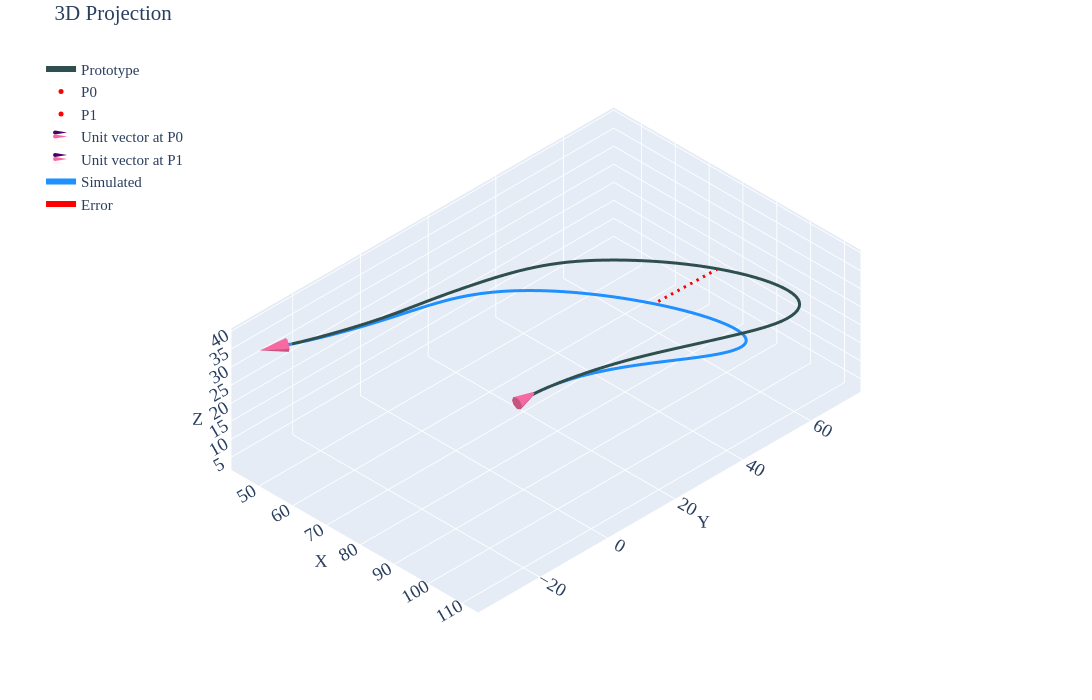

This figure's notebook cell:
### Code cell
#| label: p2c3

gravity_looper(psit=2,case=3,density=1.107e-6,pfix='density-sens\\density-90-1107\\')
